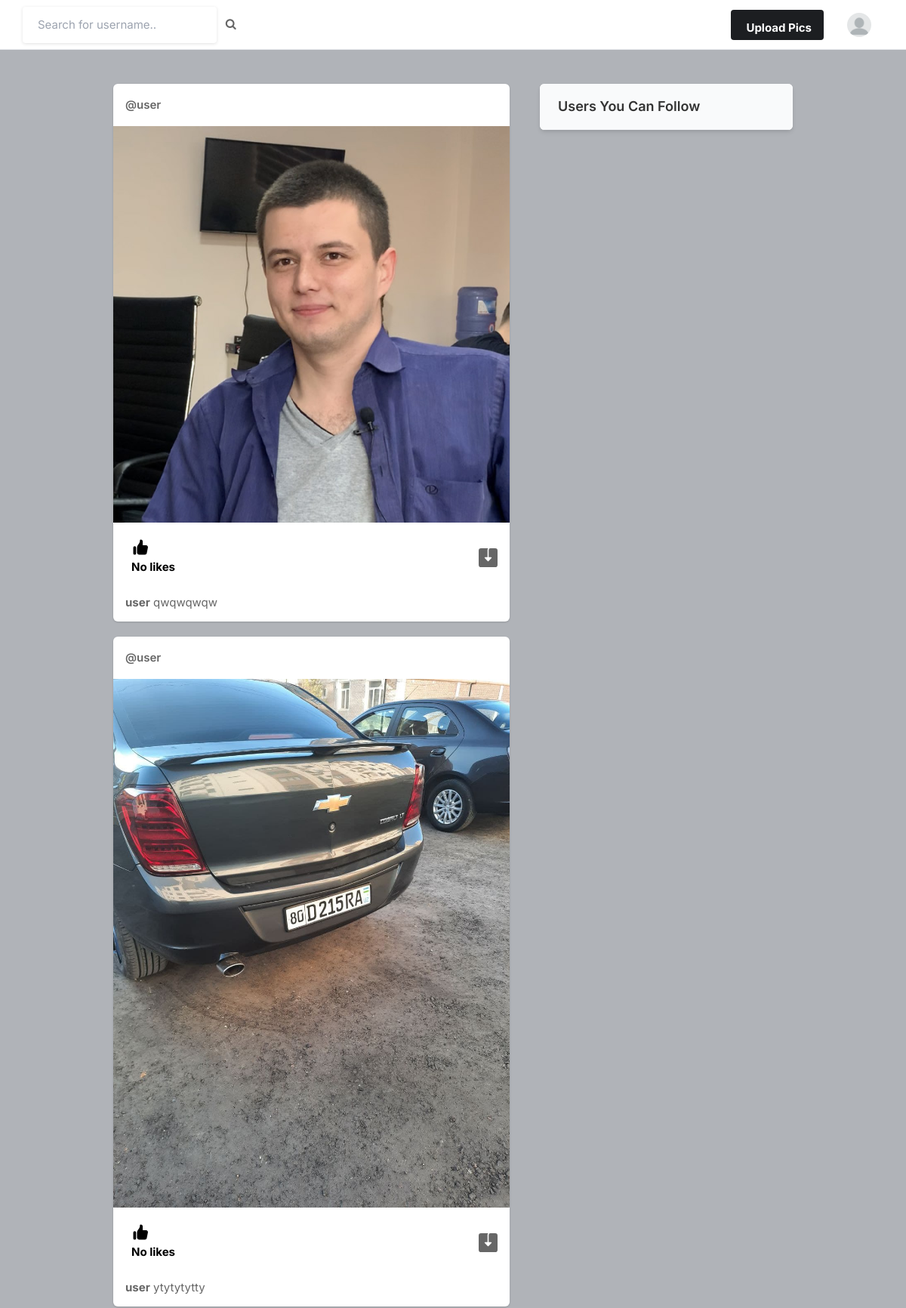
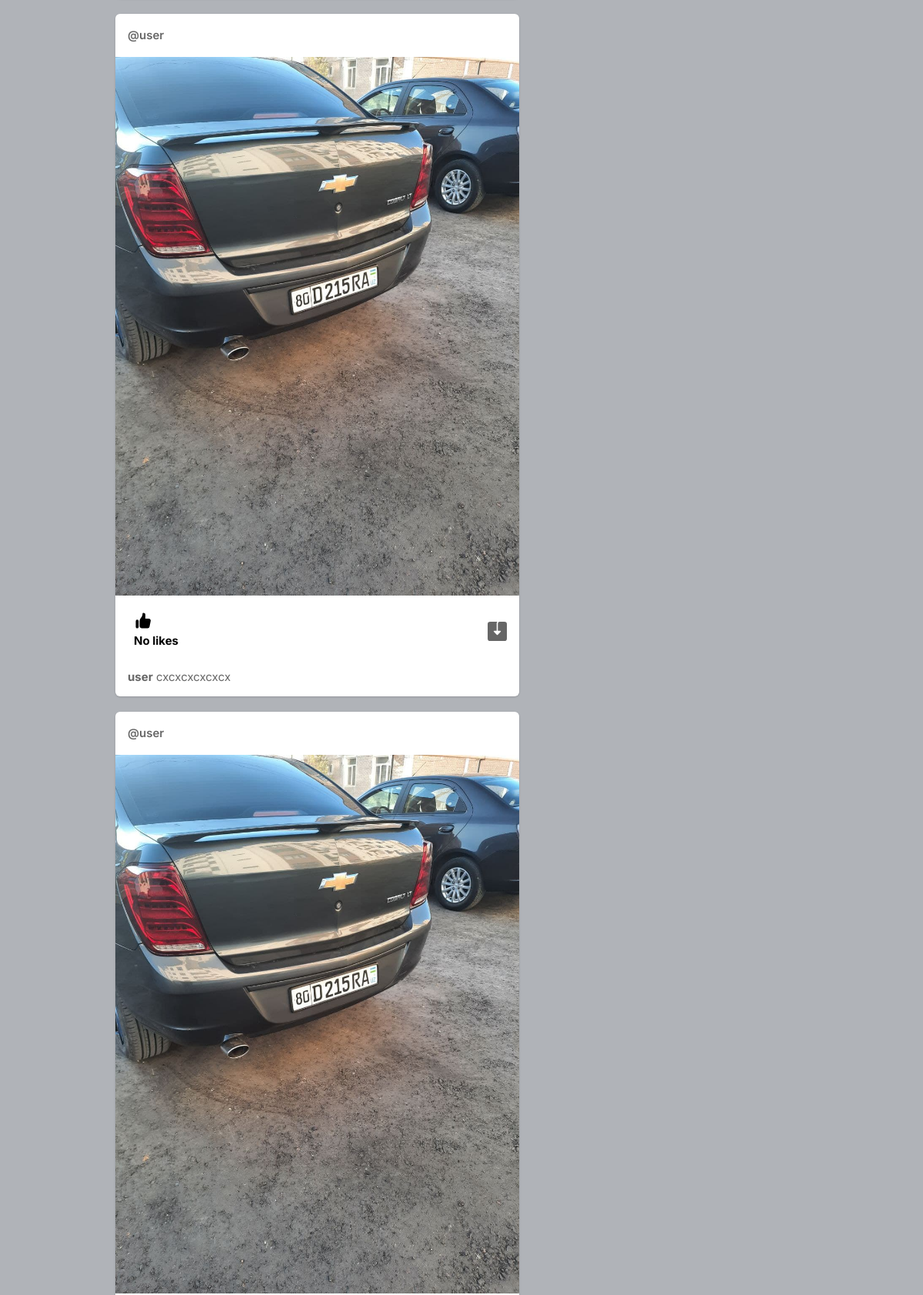
Screenshot of / (signed in, upper part) with the database file from the repository (2 pictures, top to bottom).
### core/models.py (models this page shows)
class Profile(models.Model):
    user = models.ForeignKey(User, on_delete=models.CASCADE)
    id_user = models.IntegerField()
    bio = models.TextField(blank=True)
    profileimg = models.ImageField(upload_to='profile_images', default='blank-profile-picture.png')
    location = models.CharField(max_length=100, blank=True)
    def __str__(self):
        return self.user.username

class Post(models.Model):
    id = models.UUIDField(primary_key=True, default=uuid.uuid4)
    user = models.CharField(max_length=100)
    image = models.ImageField(upload_to='post_images')
    caption = models.TextField()
    created_at = models.DateTimeField(default=datetime.now)
    no_of_likes = models.IntegerField(default=0)
    def __str__(self):
        return self.user

### core/views.py (the view)
# urls.py: path('', views.index, name='index'),
@login_required(login_url='signin')
def index(request):
    user_object = User.objects.get(username=request.user.username)
    user_profile = Profile.objects.get(user=user_object)
    print(user_object)
    print(user_profile)
    user_following_list = []
    feed = []
    posts = Post.objects.all()
    user_following = FollowersCount.objects.filter(follower=request.user.username)
    for users in user_following:
        user_following_list.append(users.user)
    for usernames in user_following_list:
        feed_lists = Post.objects.filter(user=usernames)
        feed.append(feed_lists)
    feed_list = list(chain(*feed))
    all_users = User.objects.all()
    user_following_all = []
    for user in user_following:
        user_list = User.objects.get(username=user.user)
        user_following_all.append(user_list)
    new_suggestions_list = [x for x in list(all_users) if (x not in list(user_following_all))]
    current_user = User.objects.filter(username=request.user.username)
    final_suggestions_list = [x for x in list(new_suggestions_list) if ( x not in list(current_user))]
    random.shuffle(final_suggestions_list)
    username_profile = []
    username_profile_list = []
    for users in final_suggestions_list:
        username_profile.append(users.id)
    for ids in username_profile:
        profile_lists = Profile.objects.filter(id_user=ids)
        username_profile_list.append(profile_lists)
    suggestions_username_profile_list = list(chain(*username_profile_list))
    print(posts)
    return render(request, 'index.html', {'user_profile': user_profile, 'posts':posts, 'suggestions_username_profile_list': suggestions_username_profile_list[:4]})

### templates/index.html (shortened to what this page needs)
{% load static %}
<!DOCTYPE html>
<html lang="en">
<head>
    <link rel="stylesheet" href="{% static 'assets/css/icons.css' %}">
    <link rel="stylesheet" href="{% static 'assets/css/uikit.css' %}">
    <link rel="stylesheet" href="{% static 'assets/css/style.css' %}">
    <link rel="stylesheet" href="{% static 'assets/css/tailwind.css' %}">
    <link rel="stylesheet" href="https://cdnjs.cloudflare.com/ajax/libs/font-awesome/4.7.0/css/font-awesome.min.css">
</head>
<body>
    <header>
        <div class="header_inner">
            <form action="/search" method="POST">
                <div class="left-side">
                    <input type="text" name="username" placeholder="Search for username..">&nbsp; &nbsp;
                    <button type="submit"><i class="fa fa-search fa-1x"></i></button>
                </div>
            </form>
            <div class="right-side lg:pr-4">
                <a href="#"
                    class="bg-pink-500 flex font-bold hidden hover:bg-pink-600 hover:text-white inline-block items-center lg:block max-h-10 mr-4 px-4 py-2 rounded shado text-white">
                              Upload Pics
                </a>
                <a href="#">
                    <img src="{{user_profile.profileimg.url}}" class="header-avatar" alt="">
                </a>
            </div>
        </div>
    </header>
    <div class="container m-auto">
        <div class="lg:flex justify-center lg:space-x-10 lg:space-y-0 space-y-5">
            <div class="space-y-5 flex-shrink-0 lg:w-7/12">
                {% for post in posts reversed %}
                <div class="bg-white shadow rounded-md  -mx-2 lg:mx-0">
                    <div class="flex justify-between items-center px-4 py-3">
                        <div class="flex flex-1 items-center space-x-4">
                            <span class="block font-semibold "><a
                                    href="/profile/{{post.user}}">@{{post.user}}</a></span>
                        </div>
                        <div>
                            <a href="#"> <i
                                    class="icon-feather-more-horizontal text-2xl hover:bg-gray-200 rounded-full p-2 transition -mr-1 "></i>
                            </a>
                        </div>
                    </div>
                    <div uk-lightbox>
                        <a href="{{post.image.url}}">
                            <img src="{{post.image.url}}" alt="">
                        </a>
                    </div>
                    <div class="py-3 px-4 space-y-3">
                        <div class="flex space-x-4 lg:font-bold">
                            <a href="/like-post?post_id={{post.id}}" class="flex items-center space-x-2">
                                <div class="p-2 rounded-full text-black">
                                    {% if post.no_of_likes == 0 %}
                                    <p>No likes</p>
                                    {% elif post.no_of_likes == 1 %}
                                    <p>Liked by {{post.no_of_likes}} person</p>
                                    {% else %}
                                    <p>Liked by {{post.no_of_likes}} people</p>
                                    {% endif %}
                                </div>
                            </a>
                            <a href="{{post.image.url}}" class="flex items-center space-x-2 flex-1 justify-end"
                                download>
                            </a>
                        </div>
                        <p>
                            <a href="/profile/{{post.user}}"><strong>{{post.user}}</strong></a> {{post.caption}}
                        </p>
                    </div>
                </div>
                {% endfor %}
            </div>
            <div class="lg:w-5/12">
                <div class="bg-white  shadow-md rounded-md overflow-hidden">
                    <div class="bg-gray-50  border-b border-gray-100 flex items-baseline justify-between py-4 px-6 ">
                        <h2 class="font-semibold text-lg">Users You Can Follow</h2>
                    </div>
                </div>
            </div>
        </div>
    </div>
</body>
</html>

### static/assets/css/style.css (style rules this page uses)
body { background-color: #B0B3B8!important; }
button { vertical-align: middle; }
input { height: 48px; line-height: 48px; padding: 0 20px; outline: none; font-size: 15px; color: #808080; max-width: 100%; width: 100%; -webkit-box-sizing: border-box; box-sizing: border-box; display: block; font-weight: 400; opacity: 1; border-radius: 4px; border: none; -webkit-box-shadow: 0 1px 4px 0px rgba(0, 0, 0, 0.12); box-shadow: 0 1px 4px 0px rgba(0, 0, 0, 0.12); }
input[type="text"], input[type="password"], input[type="email"], input[type="number"] { height: 48px; line-height: 48px; padding: 0 20px; outline: none; font-size: 15px; color: #808080; max-width: 100%; width: 100%; -webkit-box-sizing: border-box; box-sizing: border-box; display: block; font-weight: 400; opacity: 1; border-radius: 4px; border: none; -webkit-box-shadow: 0 1px 4px 0px rgba(0, 0, 0, 0.12); box-shadow: 0 1px 4px 0px rgba(0, 0, 0, 0.12); }
input { -webkit-transition: all 0.1s ease-in-out; transition: all 0.1s ease-in-out; }
::placeholder { color: #808080; opacity: 1; }
button { border: none; margin: 0; padding: 0; width: auto; overflow: visible; background: transparent; color: inherit; font: inherit; line-height: normal; cursor: pointer; }
a { color: #be185d; -webkit-transition: 0.3s; transition: 0.3s; outline: none !important; }
button { outline: none !important; }
img { max-width: 100%; }
body { color: #666; font-size: 15px; line-height: 27px; background-color: #f0f2f5; font-family: "Inter", sans-serif; text-transform: none; }
body p { font-size: 15px; line-height: 27px; }
h1, h2, h3, h4, h5, h6 { font-family: "Inter", sans-serif; text-transform: none; }
input[type="text"], input[type="password"], input[type="email"] { font-family: "Inter", sans-serif; text-transform: none; }
button, body .pac-container { font-family: "Inter", sans-serif; text-transform: none; }
h1, h2, h3, h4, h5, h6 { color: #333; font-weight: 500; margin: 0; padding: 0; }
h2 { font-size: 26px; }
b, strong { font-weight: 700 !important; }
@media (min-width: 1024px) { .container { max-width: 900px !important; padding-top: 45px; } }
header { background-color: #fff; left: 0; right: 0; top: 0; z-index: 99; height: 66px; display: -webkit-box; display: -ms-flexbox; display: flex; -webkit-box-align: center; -ms-flex-align: center; align-items: center; border-bottom: 1px solid #e5e7eb; }
header .header_inner { display: -webkit-box; display: -ms-flexbox; display: flex; -webkit-box-align: center; -ms-flex-align: center; align-items: center; max-width: 1090px; margin: auto; width: 100%; max-width: 100% !important; padding: 0 30px; }
header .header_inner .left-side { display: -webkit-box; display: -ms-flexbox; display: flex; -webkit-box-align: center; -ms-flex-align: center; align-items: center; }
header .header_inner .right-side { display: -webkit-box; display: -ms-flexbox; display: flex; -webkit-box-align: center; -ms-flex-align: center; align-items: center; -webkit-box-pack: end; -ms-flex-pack: end; justify-content: flex-end; margin-left: auto; }
header .header_inner .right-side .header-avatar { width: 32px; height: 32px; border-radius: 100%; margin-left: 15px; }

### rows the page displays
Profile: profileimg (placeholder picture)
Post: user "user", image (picture), no_of_likes "No likes", caption "qwqwqwqw"
Post: user "user", image (picture), no_of_likes "No likes", caption "ytytytytty"
Post: user "user", image (picture), no_of_likes "No likes", caption "cxcxcxcxcxcx"
Post: user "user", image (picture)
